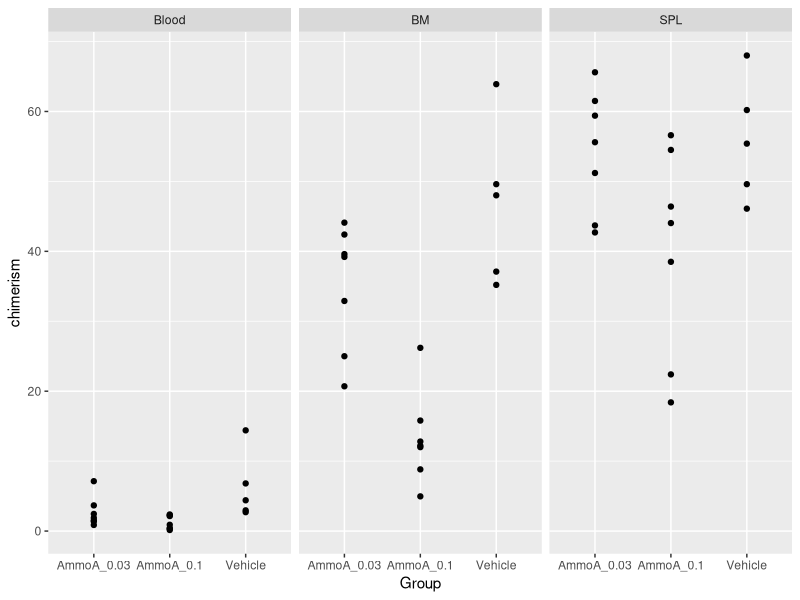
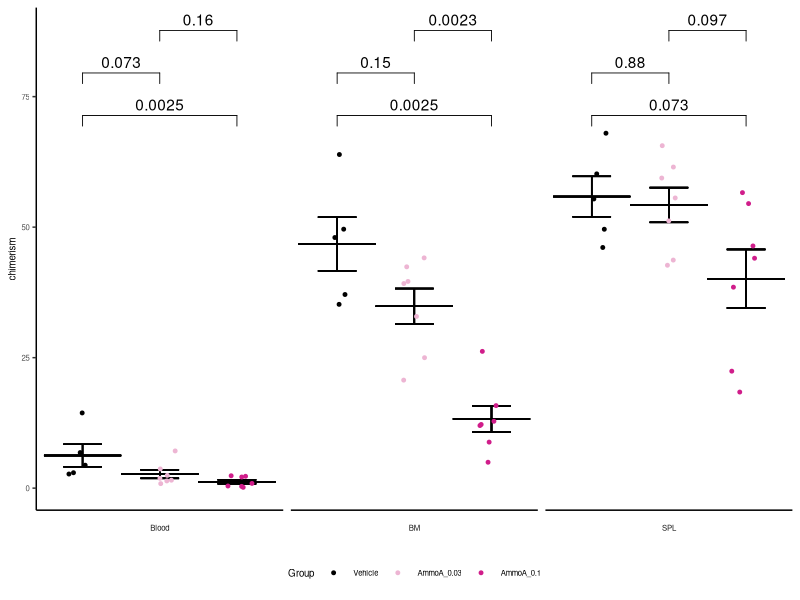
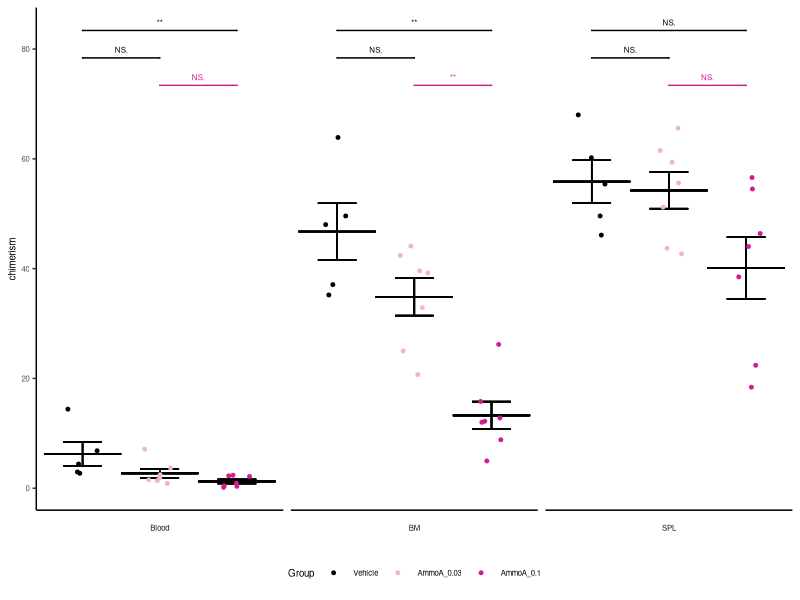

These charts were generated, in order, by the following R code:
library(tidyverse)
list.files(pattern = "csv")

mydata <- read_csv("chimerism_day28_rep1.csv") %>%
  gather(compartment, chimerism, Blood, BM, SPL)

library(ggpubr)
mydata %>%
  ggplot(aes(x=Group, y = chimerism, group = Group)) + 
  geom_point() + 
  facet_grid(.~compartment)

mypal0 <- c("black","#bcbddc", "#756bb1")
mypal <- c("black","#edb5d3", "#d01d8a")

mydata
#?geom_errorbar
fig5b <- mydata %>%
  group_by(Group, compartment) %>%
  mutate(mean = mean(chimerism), 
         sem = sqrt(var(chimerism)/n()), 
         err.min = mean - sem, 
         err.max = mean + sem) %>%
  mutate(Group = as.factor(Group)) %>%
  mutate(Group = fct_relevel(Group, "Vehicle")) %>%
  ggplot(aes(y = chimerism, fill = Group, x = Group, color = Group)) + 
  geom_errorbar(aes(ymin = err.min, ymax = err.max, y = mean), width = 0.5, 
                color = "black") + 
  geom_errorbar(aes(ymin = mean, ymax = mean, y = mean), width = 1, 
                color = "black") + 
  geom_point(position = position_jitter(width = 0.2), 
             size  = 1) + 
  theme_classic()  + 
  geom_signif(map_signif_level = T,
              comparisons = list(c("Vehicle", "AmmoA_0.1"), 
                                 c("Vehicle", "AmmoA_0.03"), 
                                 c("AmmoA_0.1", "AmmoA_0.03")
                                 ), 
              y_position = c(80, 75, 70),
              textsize = 2, 
              test = "wilcox.test", 
              tip_length = 0) + 
  scale_color_manual(values = mypal) +   
  scale_fill_manual(values = mypal) +   
  facet_grid(.~compartment, switch  = "x") + 
  theme(legend.position = "bottom", axis.title.x = element_blank(), 
        axis.text.x = element_blank(), 
        strip.placement = "outside", 
        axis.ticks.x = element_blank(), 
        strip.background = element_blank(), 
        text = element_text(size = 7))


ggsave("rep1_d28.pdf", width = 4, height = 3, units = "in")


#fig5b <- 
  mydata %>%
  group_by(Group, compartment) %>%
  mutate(mean = mean(chimerism), 
         sem = sqrt(var(chimerism)/n()), 
         err.min = mean - sem, 
         err.max = mean + sem) %>%
  mutate(Group = as.factor(Group)) %>%
  mutate(Group = fct_relevel(Group, "Vehicle")) %>%
  ggplot(aes(y = chimerism, fill = Group, x = Group, color = Group)) + 
  geom_errorbar(aes(ymin = err.min, ymax = err.max, y = mean), width = 0.5, 
                color = "black") + 
  geom_errorbar(aes(ymin = mean, ymax = mean, y = mean), width = 1, 
                color = "black") + 
  geom_point(position = position_jitter(width = 0.2), 
             size  = 1) + 
  theme_classic()  + 
  stat_compare_means(
                comparisons = list(c("Vehicle", "AmmoA_0.1"),
                                   c("Vehicle", "AmmoA_0.03"),
                                   c("AmmoA_0.1", "AmmoA_0.03")), 
                hide.ns = TRUE, 
                method = "wilcox.test"
  ) + 
  # geom_signif(map_signif_level = T,
  #             comparisons = list(c("Vehicle", "AmmoA_0.1"), 
  #                                c("Vehicle", "AmmoA_0.03"), 
  #                                c("AmmoA_0.1", "AmmoA_0.03")
  #             ), 
  #             y_position = c(80, 75, 70),
  #             textsize = 2, 
  #             test = "wilcox.test", 
  #             tip_length = 0) + 
  scale_color_manual(values = mypal) +   
  scale_fill_manual(values = mypal) +   
  facet_grid(.~compartment, switch  = "x") + 
  theme(legend.position = "bottom", axis.title.x = element_blank(), 
        axis.text.x = element_blank(), 
        strip.placement = "outside", 
        axis.ticks.x = element_blank(), 
        strip.background = element_blank(), 
        text = element_text(size = 7))

library(rstatix)
mydata %>%
  group_by(Group, compartment) %>%
  mutate(mean = mean(chimerism), 
         sem = sqrt(var(chimerism)/n()), 
         err.min = mean - sem, 
         err.max = mean + sem) %>%
  mutate(Group = as.factor(Group)) %>%
  mutate(Group = fct_relevel(Group, "Vehicle")) %>%
  group_by(compartment) %>%
  wilcox_test(chimerism ~ Group,  comparisons = list(c("Vehicle", "AmmoA_0.1"),
                                                      c("Vehicle", "AmmoA_0.03"),
                                                      c("AmmoA_0.1", "AmmoA_0.03")), 
              p.adjust.method = "holm", 
              alternative = "two.sided") %>%
  write_csv("wilcox.csv")
